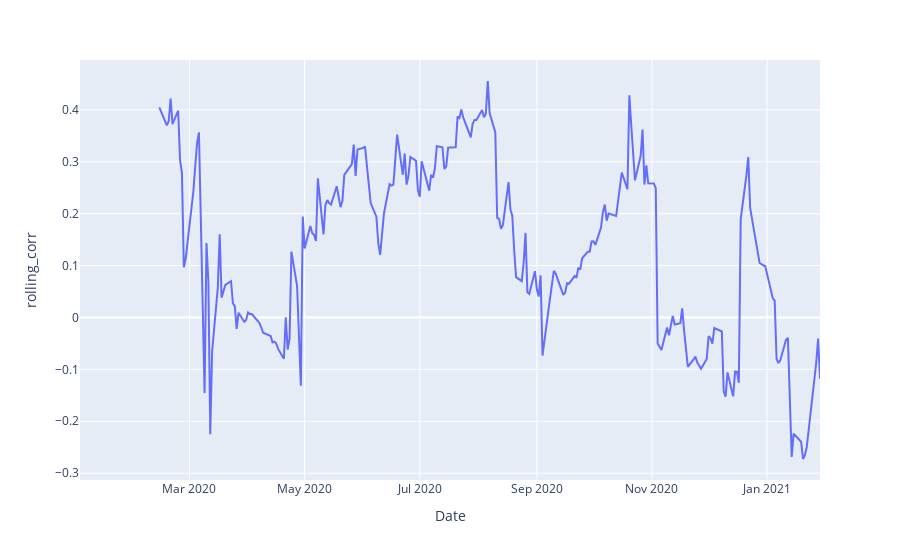

The notebook cell this image was saved under:
### Code cell
stock_bond.plot.line('Date','rolling_corr')

### Figure 1 — Plotly figure (JSON) as saved in the notebook; plotly's stock layout.template omitted (floating-point values rounded to 4 significant figures; data arrays with more than 128 entries replaced by an {"elided": "..."} marker saying what was removed)
{"data": [{"hovertemplate": "Date=%{x}<br>rolling_corr=%{y}<extra></extra>", "legendgroup": "", "line": {"color": "#636efa", "dash": "solid"}, "mode": "lines", "name": "", "orientation": "v", "showlegend": false, "type": "scatter", "x": {"elided": "269 str values"}, "xaxis": "x", "y": {"elided": "269 float values"}, "yaxis": "y"}], "layout": {"legend": {"tracegroupgap": 0}, "margin": {"t": 60}, "xaxis": {"anchor": "y", "domain": [0, 1], "title": {"text": "Date"}}, "yaxis": {"anchor": "x", "domain": [0, 1], "title": {"text": "rolling_corr"}}}}
